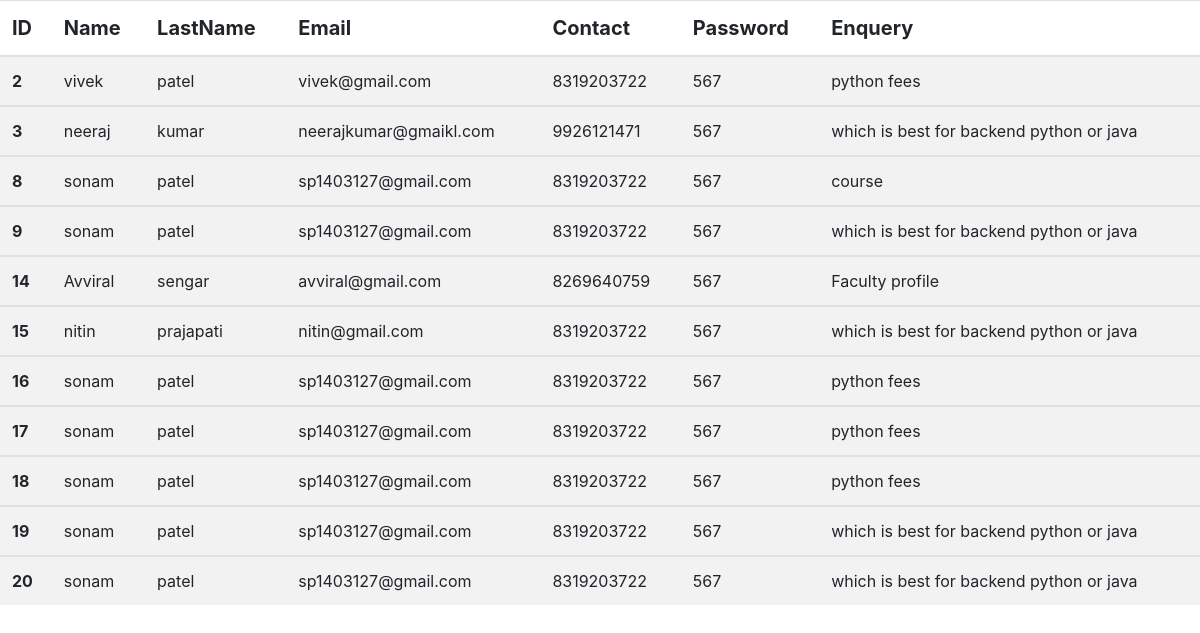
The app's page /AdminQuery/ with its own data.
### app/models.py (models this page shows)
class Enquiry(models.Model):
 name=models.CharField(max_length=50)
 lname=models.CharField(max_length=50)
 password=models.CharField(max_length=50)
 contact=models.IntegerField()
 email=models.EmailField()
 enquiry=models.CharField(max_length=70)

### app/views.py (the view)
# urls.py: path('AdminQuery/',views.AdminQuery,name='AdminQuery'),
def AdminQuery(request):
      data0 = Enquiry.objects.all()
      print( print("SQL Query :", data0.query))
      return render(request,'app/AdminQuery.html',{'data0':data0})

### app/templates/app/AdminQuery.html (shortened to what this page needs)
{% load static %}
<!DOCTYPE html>
<html lang="en">
<head>
    <link rel="stylesheet" href="{% static 'css/bootstrap.min.css'%}">
</head>
<body>
  <table class=" table table-striped ">
    <thead style="font-size: 20px;">
      <tr>
        <th scope="col">ID</th>
        <th scope="col">Name</th>
        <th scope="col">LastName</th>
        <th scope="col">Email</th>
        <th scope="col">Contact</th>
        <th scope="col">Password</th>
        <th scope="col">Enquery</th>
      </tr>
    </thead>
    {% for i in data0 %}
    <tbody>
      <tr>
        <th scope="row">{{i.id}}</th>
        <td>{{i.name}}</td>
        <td>{{i.lname}}</td>
        <td>{{i.email}}</td>
        <td>{{i.contact}}</td>
        <td>{{i.password}}</td>
        <td>{{i.enquiry}}</td>
      </tr>
      </tbody>
      {% endfor %}
</body>
</html>

### records on screen
Enquiry: id "2", name "vivek", lname "patel", email "vivek@gmail.com", contact "8319203722", password "567", enquiry "python fees"
Enquiry: id "3", name "neeraj", lname "kumar", email "neerajkumar@gmaikl.com", contact "9926121471", password "567", enquiry "which is best for backend python or java"
Enquiry: id "8", name "sonam", lname "patel", email "sp1403127@gmail.com", contact "8319203722", password "567", enquiry "course"
Enquiry: id "9", name "sonam", lname "patel", email "sp1403127@gmail.com", contact "8319203722", password "567", enquiry "which is best for backend python or java"
Enquiry: id "14", name "Avviral", lname "sengar", email "avviral@gmail.com", contact "8269640759", password "567", enquiry "Faculty profile"
Enquiry: id "15", name "nitin", lname "prajapati", email "nitin@gmail.com", contact "8319203722", password "567", enquiry "which is best for backend python or java"
Enquiry: id "16", name "sonam", lname "patel", email "sp1403127@gmail.com", contact "8319203722", password "567", enquiry "python fees"
Enquiry: id "17", name "sonam", lname "patel", email "sp1403127@gmail.com", contact "8319203722", password "567", enquiry "python fees"
Enquiry: id "18", name "sonam", lname "patel", email "sp1403127@gmail.com", contact "8319203722", password "567", enquiry "python fees"
Enquiry: id "19", name "sonam", lname "patel", email "sp1403127@gmail.com", contact "8319203722", password "567", enquiry "which is best for backend python or java"
Enquiry: id "20", name "sonam", lname "patel", email "sp1403127@gmail.com", contact "8319203722", password "567", enquiry "which is best for backend python or java"
